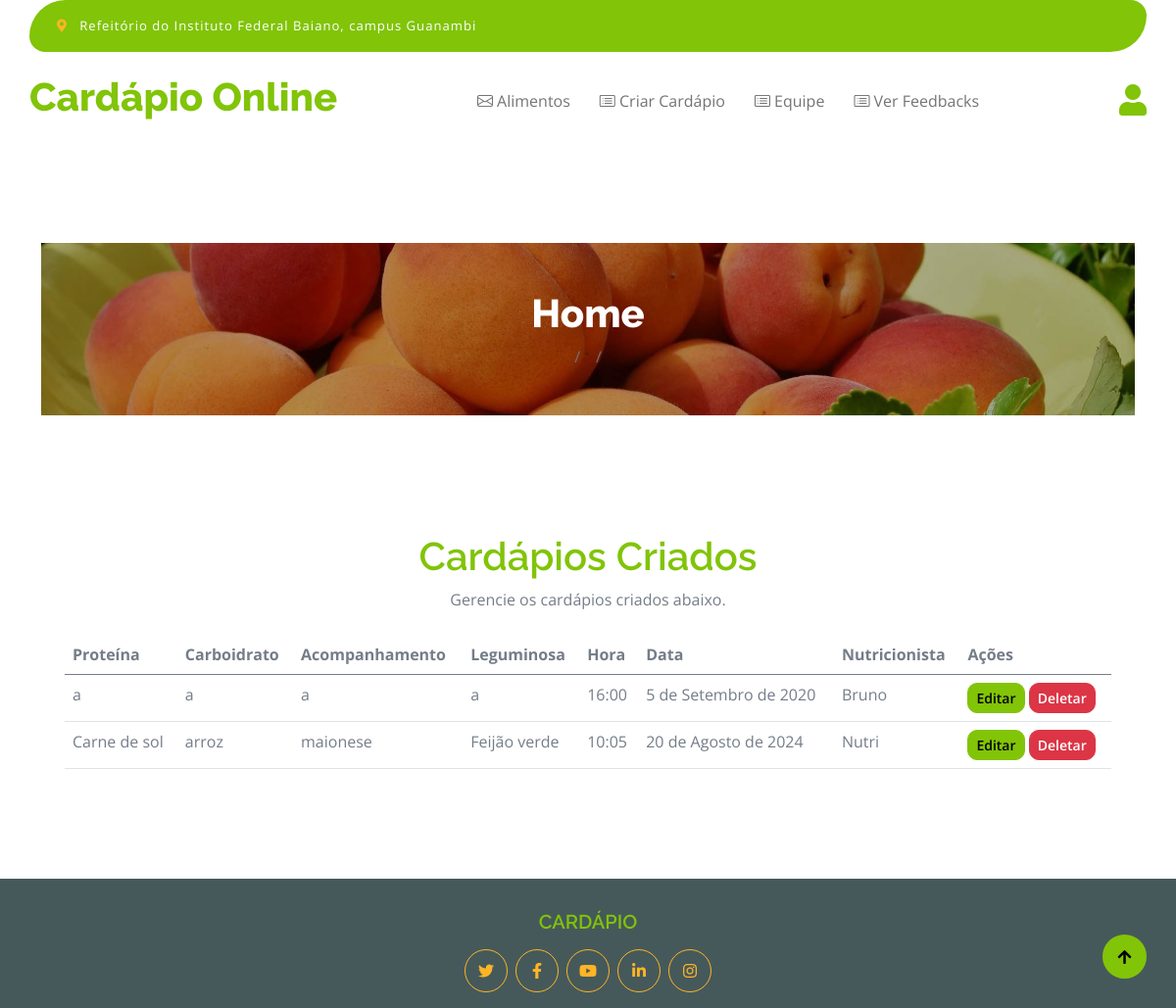
The app's page /cardapio/listar/ (signed in) with its own data.
### cardapio/models.py (models this page shows, shortened)
class Cardapio(models.Model):
    data = models.DateField()
    hora = models.TimeField()
    proteina = models.CharField(max_length=100)
    leguminosa = models.CharField(max_length=100)
    carboidrato = models.CharField(max_length=100)
    acompanhamento = models.CharField(max_length=100)
    nutricionista = models.ForeignKey(User, on_delete=models.CASCADE)

### cardapio/views.py (the view)
# urls.py: path('listar/', views.cardapio_list, name='cardapio_list'),
@login_required
def cardapio_list(request):
    cardapios = Cardapio.objects.all()
    is_nutricionista = request.user.groups.filter(name='nutricionista').exists()
    is_cae = request.user.groups.filter(name='cae').exists()
    contexto = {
        'cardapios': cardapios,
        'isNutri': is_nutricionista,
        'isCae': is_cae,
    }
    if is_nutricionista:
        return render(request, 'home/home_nutricionista.html', contexto)
    else:
        return render(request, 'cardapio/cardapio_list.html', contexto)

### templates/home/home_nutricionista.html (shortened to what this page needs)
{% extends 'base.html' %}
{% block content %}
<div class="container-fluid page-header py-5">
    <h1 class="text-center text-white display-6">Home</h1>
    <ol class="breadcrumb justify-content-center mb-0">
        <li class="breadcrumb-item"><a href="#"></a></li>
        <li class="breadcrumb-item active text-white"></li>
    </ol>
</div>
<div class="container-fluid py-5">
    <div class="container py-5">
        <div class="text-center mx-auto" style="max-width: 700px;">
            <br>
            <h1 class="text-primary">Cardápios Criados</h1>
            <p class="mb-4">Gerencie os cardápios criados abaixo.</p>
        </div>
        <table class="table">
            <thead>
                <tr>
                    <th scope="col">Proteína</th>
                    <th scope="col">Carboidrato</th>
                    <th scope="col">Acompanhamento</th>
                    <th scope="col">Leguminosa</th>
                    <th scope="col">Hora</th>
                    <th scope="col">Data</th>
                    <th scope="col">Nutricionista</th>
                    <th scope="col">Ações</th>
                </tr>
            </thead>
            <tbody>
                {% for cardapio in cardapios %}
                <tr>
                    <td>{{ cardapio.proteina }}</td>
                    <td>{{ cardapio.carboidrato }}</td>
                    <td>{{ cardapio.acompanhamento }}</td>
                    <td>{{ cardapio.leguminosa }}</td>
                    <td>{{ cardapio.hora }}</td>
                    <td>{{ cardapio.data }}</td>
                    <td>{{ cardapio.nutricionista }}</td>
                    <td>
                        <a href="{% url 'cardapio_update' cardapio.id %}" class="btn btn-sm btn-primary">Editar</a>
                        <a href="{% url 'cardapio_delete' cardapio.id %}" class="btn btn-sm btn-danger">Deletar</a>
                    </td>
                </tr>
                {% endfor %}
            </tbody>
        </table>
    </div>
</div>
{% endblock %}

### templates/base.html (shortened to what this page needs)
{% load static %}
<!DOCTYPE html>
<html lang="en">
<head>
    <link rel="stylesheet" href="https://use.fontawesome.com/releases/v5.15.4/css/all.css" />
    <link href="https://cdn.jsdelivr.net/npm/bootstrap-icons@1.4.1/font/bootstrap-icons.css" rel="stylesheet">
    <link href="{% static 'lib/lightbox/css/lightbox.min.css' %}" rel="stylesheet">
    <link href="{% static 'lib/owlcarousel/assets/owl.carousel.min.css' %}" rel="stylesheet">
    <link href="{% static 'css/bootstrap.min.css' %}" rel="stylesheet">
    <link href="{% static 'css/style.css' %}" rel="stylesheet">
</head>
<body>
    <div class="container-fluid fixed-top">
        <div class="container topbar bg-primary d-none d-lg-block">
            <div class="d-flex justify-content-between">
                <div class="top-info ps-2">
                    <small class="me-3">
                        <i class="fas fa-map-marker-alt me-2 text-secondary"></i>
                        <a href="#" class="text-white">Refeitório do Instituto Federal Baiano, campus Guanambi</a>
                    </small>
                </div>
            </div>
        </div>
        <div class="container px-0">
            <nav class="navbar navbar-light bg-white navbar-expand-xl">
                <a href="index.html" class="navbar-brand"><h1 class="text-primary display-6">Cardápio Online</h1></a>
                <div class="collapse navbar-collapse bg-white" id="navbarCollapse">
                    <div class="navbar-nav mx-auto">
                        {% if isNutri %}
                            <li class="nav-item">
                                <a class="nav-link collapsed" href="/alimentos/listar">
                                    <i class="bi bi-envelope"></i>
                                    <span>Alimentos</span>
                                </a>
                            </li>
                        {% endif %}
                        {% if isNutri %}
                            <li class="nav-item">
                                <a class="nav-link collapsed" href="/cardapio/create">
                                    <i class="bi bi-card-list"></i>
                                    <span>Criar Cardápio</span>
                                </a>
                            </li>
                            <li class="nav-item">
                                <a class="nav-link collapsed" href="/equipe/listar">
                                    <i class="bi bi-card-list"></i>
                                    <span> Equipe</span>
                                </a>
                            </li>
                            <li class="nav-item">
                                <a class="nav-link collapsed" href="/feedback/listar">
                                    <i class="bi bi-card-list"></i>
                                    <span>Ver Feedbacks</span>
                                </a>
                            </li>
                        {% endif %}
                    </div>
                    <div class="d-flex m-3 me-0">
                        <a href="/accounts/login" class="my-auto">
                            <i class="fas fa-user fa-2x"></i>
                        </a>
                    </div>
                </div>
            </nav>
        </div>
    </div>
    <div class="container mt-5 pt-5">
        {% block content %}
        {% endblock %}
    </div>
   <footer class="container-fluid bg-dark text-white-50 pt-3">
    <div class="container py-3">
        <div class="row g-4 justify-content-center text-center">
            <div class="col-lg-12">
                <h5 class="text-primary mb-3">CARDÁPIO</h5>
                <div class="d-flex justify-content-center">
                    <a class="btn btn-outline-secondary me-2 btn-md-square rounded-circle" href="#"><i class="fab fa-twitter"></i></a>
                    <a class="btn btn-outline-secondary me-2 btn-md-square rounded-circle" href="#"><i class="fab fa-facebook-f"></i></a>
                    <a class="btn btn-outline-secondary me-2 btn-md-square rounded-circle" href="#"><i class="fab fa-youtube"></i></a>
                    <a class="btn btn-outline-secondary me-2 btn-md-square rounded-circle" href="#"><i class="fab fa-linkedin-in"></i></a>
                    <a class="btn btn-outline-secondary btn-md-square rounded-circle" href="#"><i class="fab fa-instagram"></i></a>
                </div>
            </div>
        </div>
    </div>
</footer>
    <a href="#" class="btn btn-primary border-3 border-primary rounded-circle back-to-top"><i class="fa fa-arrow-up"></i></a>
</body>
</html>

### static/css/style.css (style rules this page uses)
.back-to-top { position: fixed; right: 30px; bottom: 30px; display: flex; width: 45px; height: 45px; align-items: center; justify-content: center; transition: 0.5s; z-index: 99; }
.btn { font-weight: 600; transition: .5s; }
.btn-md-square { width: 44px; height: 44px; }
.btn-square, .btn-sm-square, .btn-md-square, .btn-lg-square { padding: 0; display: flex; align-items: center; justify-content: center; font-weight: normal; }
.fixed-top { transition: 0.5s; background: var(--bs-white); border: 0; }
.topbar { padding: 20px; border-radius: 230px 100px; }
.topbar .top-info { font-size: 15px; line-height: 0; letter-spacing: 1px; display: flex; align-items: center; }
.navbar .navbar-nav .nav-link { padding: 10px 15px; font-size: 16px; transition: .5s; }
.navbar { height: 100px; border-bottom: 1px solid rgba(255, 255, 255, .1); }
.page-header { position: relative; background: linear-gradient(rgba(0, 0, 0, 0.3), rgba(0, 0, 0, 0.3)), url(../img/cart-page-header-img.jpg); background-position: center center; background-repeat: no-repeat; background-size: cover; }
@media (min-width: 992px) { .hero-header, .page-header { margin-top: 152px !important; } }

### records on screen
Cardapio: proteina "a", carboidrato "a", acompanhamento "a", leguminosa "a", hora "16:00", data "5 de Setembro de 2020", nutricionista "Bruno"
Cardapio: proteina "Carne de sol", carboidrato "arroz", acompanhamento "maionese", leguminosa "Feijão verde", hora "10:05", data "20 de Agosto de 2024", nutricionista "Nutri"
